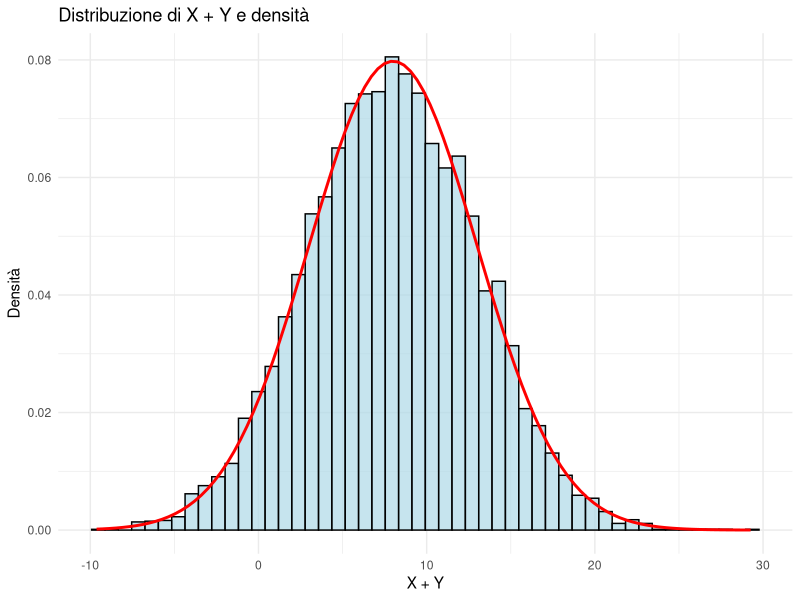
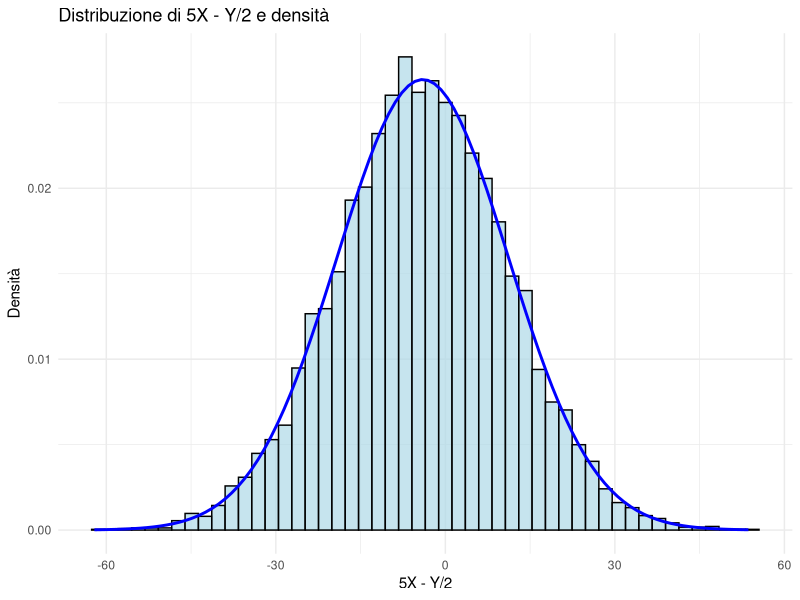

R code for these plots, in order:
set.seed(123)

# Parametri
mu_X <- 0
mu_Y <- 8
sigma_X <- 3
sigma_Y <- 4

# Simulazione
n_sim <- 10000
X <- rnorm(n_sim, mean = mu_X, sd = sigma_X)
Y <- rnorm(n_sim, mean = mu_Y, sd = sigma_Y)

# X + Y
sum_XY <- X + Y
mu_sum_XY <- mu_X + mu_Y
sigma_sum_XY <- sqrt(sigma_X^2 + sigma_Y^2)

# 5X - Y/2
comb_XY <- 5 * X - (Y / 2)
mu_comb_XY <- 5 * mu_X - mu_Y / 2
sigma_comb_XY <- sqrt(25 * sigma_X^2 + (1 / 4) * sigma_Y^2)

# Grafici
library(ggplot2)

# X + Y
ggplot(data = data.frame(Value = sum_XY), aes(x = Value)) +
  geom_histogram(aes(y = ..density..), bins = 50, fill = "lightblue", color = "black", alpha = 0.7) +
  stat_function(fun = dnorm, args = list(mean = mu_sum_XY, sd = sigma_sum_XY), 
                color = "red", size = 1) +
  labs(
    title = "Distribuzione di X + Y e densità",
    x = "X + Y",
    y = "Densità"
  ) +
  theme_minimal()

# 5X - Y/2
ggplot(data = data.frame(Value = comb_XY), aes(x = Value)) +
  geom_histogram(aes(y = ..density..), bins = 50, fill = "lightblue", color = "black", alpha = 0.7) +
  stat_function(fun = dnorm, args = list(mean = mu_comb_XY, sd = sigma_comb_XY), 
                color = "blue", size = 1) +
  labs(
    title = "Distribuzione di 5X - Y/2 e densità",
    x = "5X - Y/2",
    y = "Densità"
  ) +
  theme_minimal()
